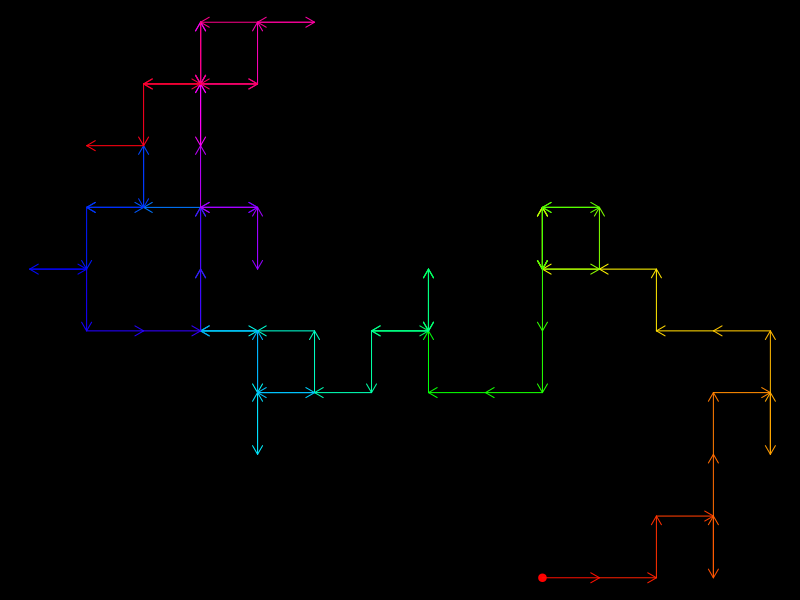

This chart was generated by the following R code:
# random walk
#origin
x = 0
y = 0

no_of_points = 100

for (i in 1:no_of_points){
  #create a random number between 1 to 4
  s = sample(1:4,1)
  if (s==1){ #left = minus 1 fro 0 from y
    x = c( x, x[length(x)] - 1)
    y = c(y, y[length(y)] + 0)
  }
  
  #similarly for right up and down
  if (s==2){# right = x+1, y +0
    x = c(x,x[length(x)]+1)
    y = c(y, y[length(y)] + 0)
  }
  
  if (s==3){ #up = y+1, x+0
    x = c(x, x[length(x)]+0)
    y = c(y, y[length(y)] + 1)
    
  }
  
  if (s==4){ #down = y-1, x+0
    x = c(x, x[length(x)]+0)
    y = c(y, y[length(y)] - 1)
  }
  
}

# black bg and remove margins
par(bg='black',mar=rep(0,4))

plot(x,y,col="orange",type='n') # make it empty

#add origin to plot
points(0,0,col='red',pch=19)

#arrows 
#a = 2:no_of_points

# add rainbow colors
clr = rainbow(no_of_points)
#arrows(x[a-1],y[a-1],x[a],y[a],col=clr)

# lets add arrows one by one

for (i in 2:no_of_points){
  # animate it
  Sys.sleep(0.15)
  
  arrows(x[i-1],y[i-1], x[i], y[i],length = 0.1, col=clr[i])
}

# and we are done
# video tutorial -- https://www.youtube.com/watch?v=IR6FHp_Er5I
